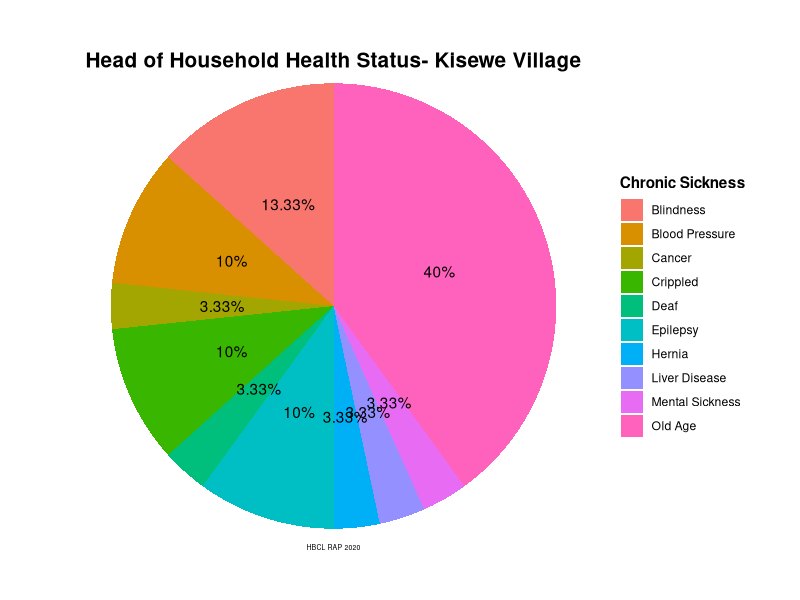
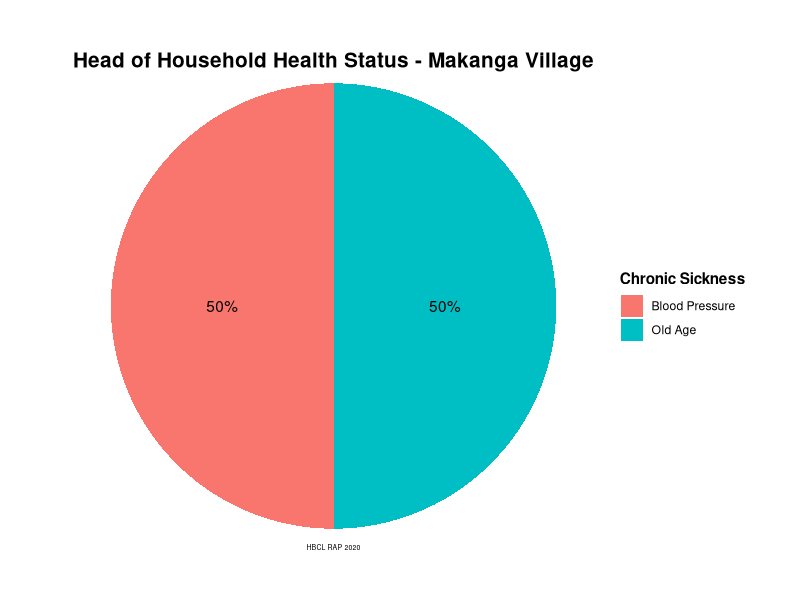
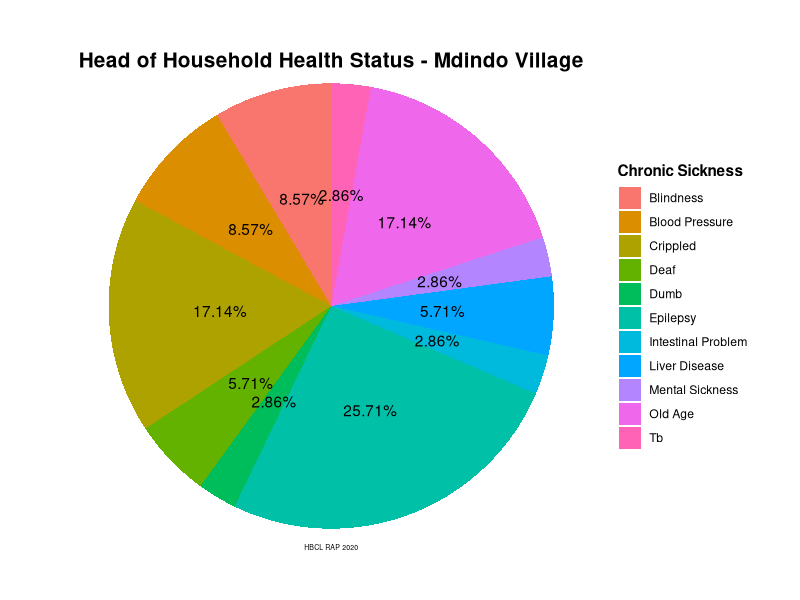
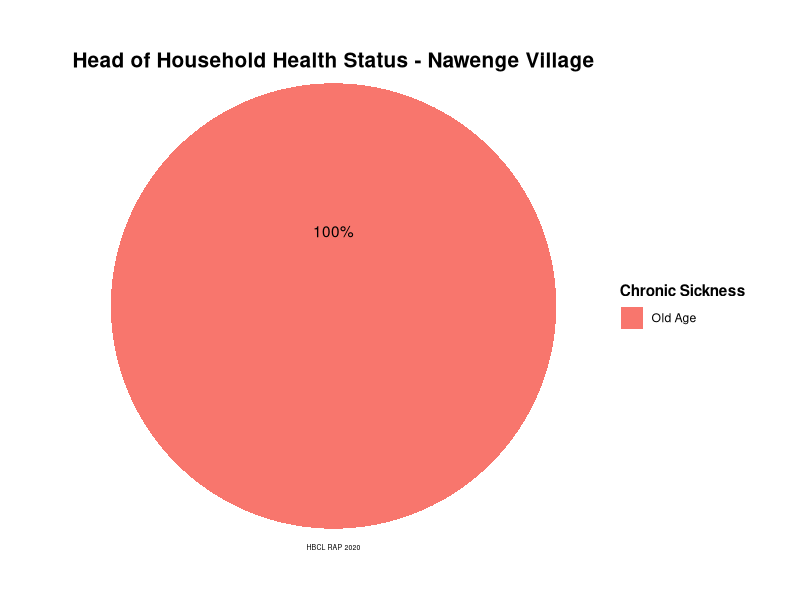
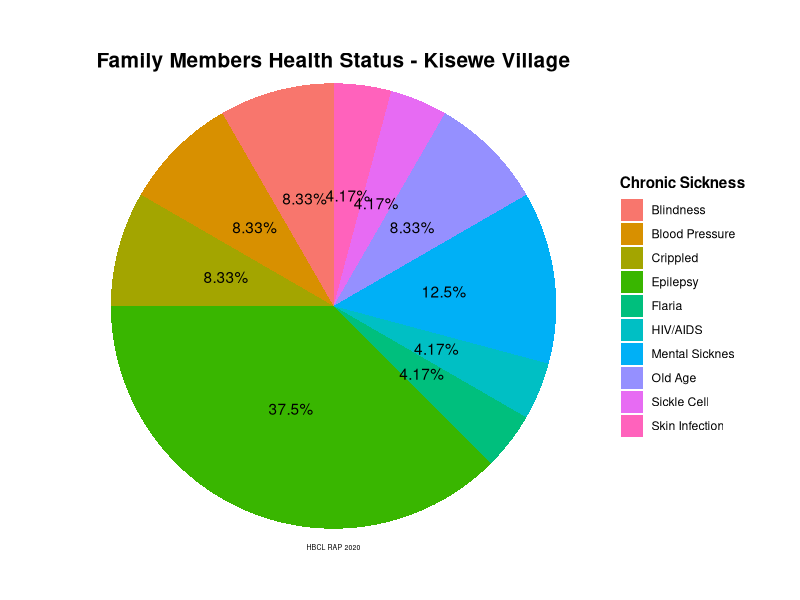
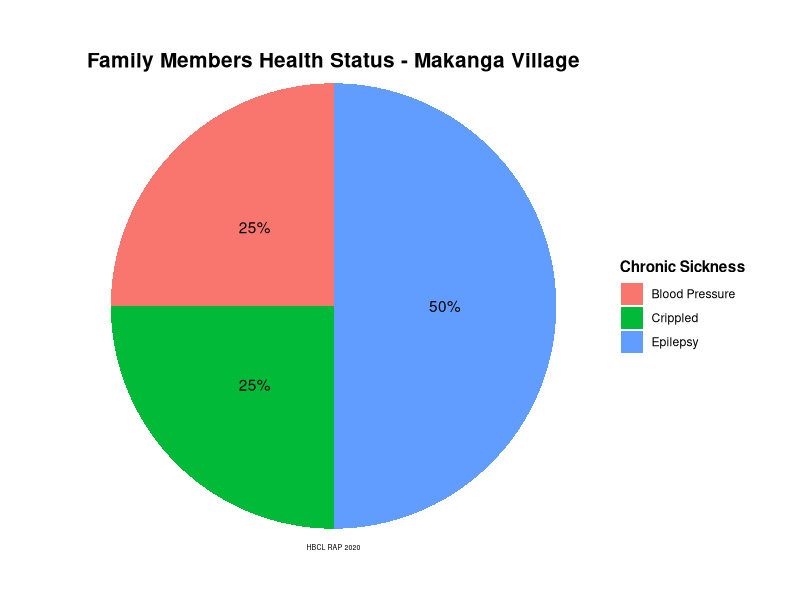
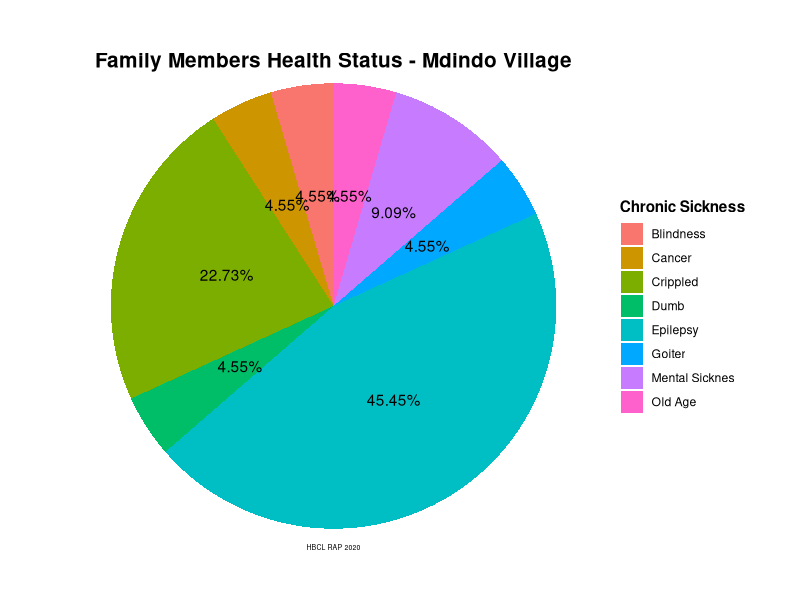
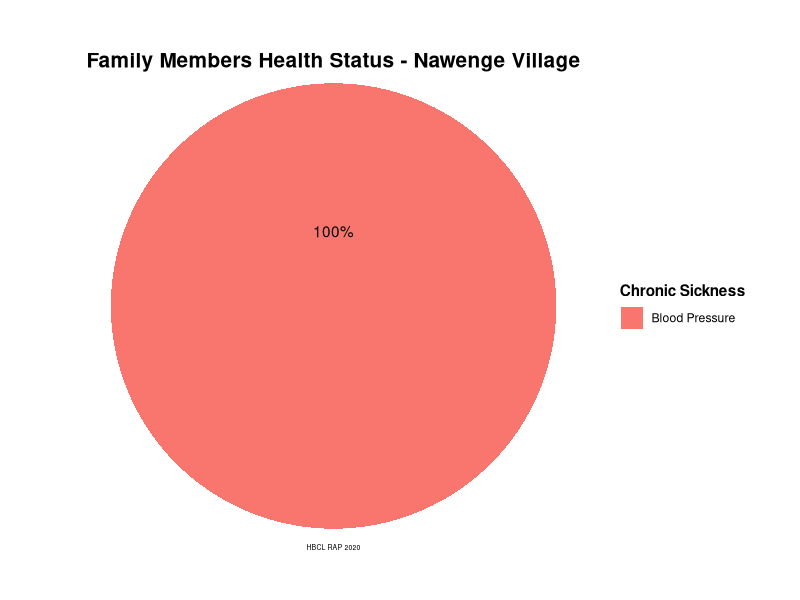

Here is the R script that generated these plots, in order:
      # Household Survey data analysis - HEALTH VULNERABILITY
      # Harmonic Biosphere Company Limited
      # Wilbert J. Simbila
      # June, 2020
      
      # Set working directory --------------------------------------------------------
      setwd("~")
      dir.create("RAP", showWarnings = FALSE)
      setwd("~/RAP")
      
      # Load/install required packageslibralies ---------------------------------------
      library(tidyverse)
      library(scales)
      library(ggrepel)
      
      
      options(scipen = 999)
      
      
      df<-read.csv("Household_Survey.csv",check.names = TRUE,stringsAsFactors = FALSE)
      
      
      # Renaming varibales
      df<-df %>% 
        rename(Respondent_Name = Respondent_.Name,
               HoH_N = HoH_.N, HM1_N = HM1_.N, HM7_G = HM6_G.1, HM8_G = HM_G)
      
      # HEAS HOUSEHOLD HEALTH VULNERABILITY ----------------------
      df_Health <- df %>% 
        select(Village,Chron_sickness, Sickness) %>% 
        filter(Chron_sickness == "Yes") %>% 
        mutate(Sickness = ifelse(str_detect(Sickness, pattern = "epilepcy")|str_detect(Sickness, pattern = "eclipsy")|str_detect(Sickness, pattern = "Epilepsy")|
                                   str_detect(Sickness, pattern = "epilepsy")|str_detect(Sickness, pattern = "eclipy")|str_detect(Sickness, pattern = "epileptic")|
                                   str_detect(Sickness, pattern = "Kifafa"),"Epilepsy", Sickness),
               Sickness = ifelse(str_detect(Sickness, pattern = "Mental sickness")|str_detect(Sickness, pattern = "Mental illness")|
                                   str_detect(Sickness, pattern = "Mental sickness")|str_detect(Sickness, pattern = "Has mental health issues"), "Mental Sickness", Sickness),
               Sickness = ifelse(str_detect(Sickness, pattern = "pressure")|str_detect(Sickness, pattern = "Heart")|str_detect(Sickness, pattern = "Pressure "), "Blood Pressure", Sickness),
               Sickness = ifelse(str_detect(Sickness, pattern = "aged")|str_detect(Sickness, pattern = "Old age")|
                                   str_detect(Sickness, pattern = "Aged")|str_detect(Sickness, pattern = "Aging")|str_detect(Sickness, pattern = "elderly"), "Old Age", Sickness),
               Sickness = ifelse(str_detect(Sickness, pattern = "Blindness")|str_detect(Sickness, pattern = "blind")|str_detect(Sickness, pattern = "Seeing")|
                                   str_detect(Sickness, pattern = "Eyesight weakness")|str_detect(Sickness, pattern = "Low vision"),"Blindness", Sickness),
               Sickness = ifelse(str_detect(Sickness, pattern = "rippled")|str_detect(Sickness, pattern = "Legs muscles")|str_detect(Sickness, pattern = "Fingers")|
                                   str_detect(Sickness, pattern = "back pain")|str_detect(Sickness, pattern = "Leg")|str_detect(Sickness, pattern = "legs")|
                                   str_detect(Sickness, pattern = "Weekness of born"), "Crippled", Sickness),
               Sickness = ifelse(str_detect(Sickness, pattern = "deaf")|str_detect(Sickness, pattern = "Deaf")|str_detect(Sickness, pattern = "Earling problems"), "Deaf", Sickness),
               Sickness = ifelse(str_detect(Sickness, pattern = "Dumb"), "Dumb", Sickness),
               Sickness = ifelse(str_detect(Sickness, pattern = "cancer"), "Cancer", Sickness),
               Sickness = ifelse(str_detect(Sickness, pattern = "intesti-l"), "Intestinal Problem", Sickness),
               Sickness = ifelse(str_detect(Sickness, pattern = "iver"), "Liver Disease", Sickness),
               Sickness = ifelse(str_detect(Sickness, pattern = "hernia"), "Hernia", Sickness))%>% 
        group_by(Village, Sickness) %>% 
        summarise(SicknessCount = n()) %>% 
        mutate(Percentages = round(SicknessCount/sum(SicknessCount)*100, digits = 2)) %>%
        view()
      
      # HEAD OF HOUSEHOLD HEALTH VULNERABILITY
      # Kisewe Head of Household Health
      df_Health %>% 
        filter(Village == "Kisewe") %>% 
        ggplot(aes(x = "", y = Percentages, fill = Sickness))+
        geom_bar(stat = "identity")+
        coord_polar("y", start = 0)+
        geom_text(aes(label = str_c(Percentages, "%")), position = position_stack(vjust = 0.5))+
        labs(title = "Head of Household Health Status- Kisewe Village", caption = "HBCL RAP 2020", fill = "Chronic Sickness")+
        theme_void()+
        theme(plot.title = element_text(size = 15, vjust = -8, hjust = 0.5, face = "bold"))+
        theme(plot.caption = element_text(size = 5, vjust = 25, hjust = 0.5))+
        theme(legend.title = element_text(face = "bold"))
      
      
      # Makanga Head of Household Health
      df_Health %>% 
        filter(Village == "Makanga") %>% 
        ggplot(aes(x = "", y = Percentages, fill = Sickness))+
        geom_bar(stat = "identity")+
        coord_polar("y", start = 0)+
        geom_text(aes(label = str_c(Percentages, "%")), position = position_stack(vjust = 0.5))+
        labs(title = "Head of Household Health Status - Makanga Village", caption = "HBCL RAP 2020", fill = "Chronic Sickness")+
        theme_void()+
        theme(plot.title = element_text(size = 15, vjust = -8, hjust = 0.5, face = "bold"))+
        theme(plot.caption = element_text(size = 5, vjust = 25, hjust = 0.5))+
        theme(legend.title = element_text(face = "bold"))
      
      # Mdindo Head of Household Health
      df_Health %>% 
        filter(Village == "Mdindo") %>% 
        ggplot(aes(x = "", y = Percentages, fill = Sickness))+
        geom_bar(stat = "identity")+
        coord_polar("y", start = 0)+
        geom_text(aes(label = str_c(Percentages, "%")), position = position_stack(vjust = 0.5))+
        labs(title = "Head of Household Health Status - Mdindo Village", caption = "HBCL RAP 2020", fill = "Chronic Sickness")+
        theme_void()+
        theme(plot.title = element_text(size = 15, vjust = -8, hjust = 0.5, face = "bold"))+
        theme(plot.caption = element_text(size = 5, vjust = 25, hjust = 0.5))+
        theme(legend.title = element_text(face = "bold"))
      
      # Nawenge Head of Household Health
      df_Health %>% 
        filter(Village == "Nawenge") %>% 
        ggplot(aes(x = "", y = Percentages, fill = Sickness))+
        geom_bar(stat = "identity")+
        coord_polar("y", start = 0)+
        geom_text(aes(label = str_c(Percentages, "%")), position = position_stack(vjust = 0.5), vjust = -15)+
        labs(title = "Head of Household Health Status - Nawenge Village", caption = "HBCL RAP 2020", fill = "Chronic Sickness")+
        theme_void()+
        theme(plot.title = element_text(size = 15, vjust = -8, hjust = 0.5, face = "bold"))+
        theme(plot.caption = element_text(size = 5, vjust = 25, hjust = 0.5))+
        theme(legend.title = element_text(face = "bold"))
      
      
      # FAMILY MEMBER HEALTH VULNERABILITY
      df_HealthMember <- df %>% 
        select(Village,Chron_sickness_Other_member,Handicap) %>% 
        filter(Chron_sickness_Other_member == "Yes") %>%
        mutate(Handicap = ifelse(str_detect(Handicap, pattern = "epilepcy")|str_detect(Handicap, pattern = "eclipsy")|
                                   str_detect(Handicap, pattern = "Epileptic")|str_detect(Handicap, pattern = "epilepsy")|
                                   str_detect(Handicap, pattern = "Epilepsy")|str_detect(Handicap, pattern = "Eliclpsy")|
                                   str_detect(Handicap, pattern = "His sons has being experiencing  kifafa")|str_detect(Handicap, pattern = "Seizures seaso-lly " ),"Epilepsy",Handicap),
               Handicap = ifelse(str_detect(Handicap, pattern = "Mental sickness")|str_detect(Handicap, pattern = "Madness ")|
                                   str_detect(Handicap, pattern = "Craziness")|str_detect(Handicap, pattern = "Kaka yake ha- akili vizuri")|
                                   str_detect(Handicap, pattern = "Mentally ill daughter. "), "Mental Sicknes", Handicap),
               Handicap = ifelse(str_detect(Handicap, pattern = "Blood pressure")|str_detect(Handicap, pattern = "Wife has heart problem ")|
                                   str_detect(Handicap, pattern = "Stroke"), "Blood Pressure", Handicap),
               Handicap = ifelse(str_detect(Handicap, pattern = "rippled")|str_detect(Handicap, pattern = "Their daughter  has health issue problems")|
                                   str_detect(Handicap, pattern = "shorter than normal")|str_detect(Handicap, pattern = "Wife with weak legs")|
                                   str_detect(Handicap, pattern = "He fall down ")|str_detect(Handicap, pattern = "Legs illness")|
                                   str_detect(Handicap, pattern = "Handicaped hand,"), "Crippled", Handicap),
               Handicap = ifelse(str_detect(Handicap, pattern = "Blindness ")|str_detect(Handicap, pattern = "blind")|
                                   str_detect(Handicap, pattern = "Short sightness"), "Blindness", Handicap),
               Handicap = ifelse(str_detect(Handicap, pattern = "Old aged" ), "Old Age", Handicap),
               Handicap = ifelse(str_detect(Handicap, pattern = "dumb"), "Dumb", Handicap),
               Handicap = ifelse(str_detect(Handicap, pattern = "flaria"), "Flaria", Handicap),
               Handicap = ifelse(str_detect(Handicap, pattern = "sicklecell"), "Sickle Cell", Handicap),
               Handicap = ifelse(str_detect(Handicap, pattern = "cancerous."), "Cancer", Handicap),
               Handicap = ifelse(str_detect(Handicap, pattern = "Skin infection "), "Skin Infection", Handicap)) %>% 
        group_by(Village, Handicap) %>% 
        summarise(HandicapCount = n()) %>% 
        mutate(Percentages = round(HandicapCount/sum(HandicapCount)*100, digits = 2)) %>% 
        view()
      
      
      
      # Kisewe Health
      df_HealthMember %>% 
        filter(Village == "Kisewe") %>% 
        ggplot(aes(x = "", y = Percentages, fill = Handicap))+
        geom_bar(stat = "identity")+
        coord_polar("y", start = 0)+
        geom_text(aes(label = str_c(Percentages, "%")), position = position_stack(vjust = 0.5))+
        labs(title = "Family Members Health Status - Kisewe Village", caption = "HBCL RAP 2020", fill = "Chronic Sickness")+
        theme_void()+
        theme(plot.title = element_text(size = 15, vjust = -8, hjust = 0.5, face = "bold"))+
        theme(plot.caption = element_text(size = 5, vjust = 25, hjust = 0.5))+
        theme(legend.title = element_text(face = "bold"))
      
      
      # Makanga Health
      df_HealthMember %>% 
        filter(Village == "Makanga") %>% 
        ggplot(aes(x = "", y = Percentages, fill = Handicap))+
        geom_bar(stat = "identity")+
        coord_polar("y", start = 0)+
        geom_text(aes(label = str_c(Percentages, "%")), position = position_stack(vjust = 0.5))+
        labs(title = "Family Members Health Status - Makanga Village", caption = "HBCL RAP 2020", fill = "Chronic Sickness")+
        theme_void()+
        theme(plot.title = element_text(size = 15, vjust = -8, hjust = 0.5, face = "bold"))+
        theme(plot.caption = element_text(size = 5, vjust = 25, hjust = 0.5))+
        theme(legend.title = element_text(face = "bold"))
      
      # Mdindo Health
      df_HealthMember %>% 
        filter(Village == "Mdindo") %>% 
        ggplot(aes(x = "", y = Percentages, fill = Handicap))+
        geom_bar(stat = "identity")+
        coord_polar("y", start = 0)+
        geom_text(aes(label = str_c(Percentages, "%")), position = position_stack(vjust = 0.5))+
        labs(title = "Family Members Health Status - Mdindo Village", caption = "HBCL RAP 2020", fill = "Chronic Sickness")+
        theme_void()+
        theme(plot.title = element_text(size = 15, vjust = -8, hjust = 0.5, face = "bold"))+
        theme(plot.caption = element_text(size = 5, vjust = 25, hjust = 0.5))+
        theme(legend.title = element_text(face = "bold"))
      
      # Nawenge Health
      df_HealthMember %>% 
        filter(Village == "Nawenge") %>% 
        ggplot(aes(x = "", y = Percentages, fill = Handicap))+
        geom_bar(stat = "identity")+
        coord_polar("y", start = 0)+
        geom_text(aes(label = str_c(Percentages, "%")), position = position_stack(vjust = 0.5), vjust = -15)+
        labs(title = "Family Members Health Status - Nawenge Village", caption = "HBCL RAP 2020", fill = "Chronic Sickness")+
        theme_void()+
        theme(plot.title = element_text(size = 15, vjust = -8, hjust = 0.5, face = "bold"))+
        theme(plot.caption = element_text(size = 5, vjust = 25, hjust = 0.5))+
        theme(legend.title = element_text(face = "bold"))
      
      
